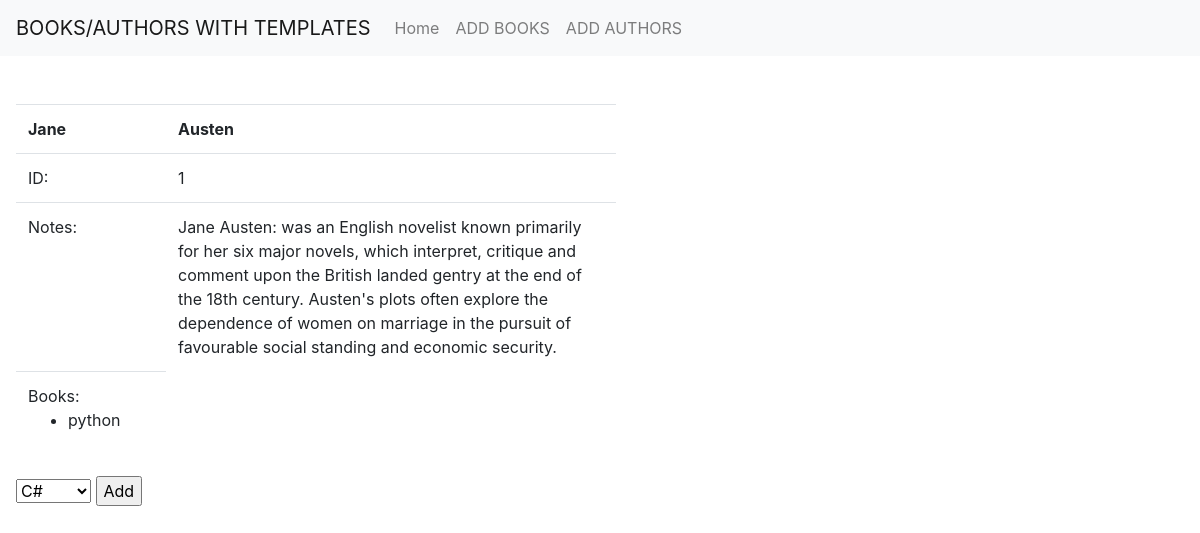
/show_author/1, run on the app's committed database.
### Template_Book/models.py (models this page shows)
class Authors(models.Model):
    first_name = models.CharField(max_length=40)
    last_name = models.CharField(max_length=40)
    notes = models.TextField()
    books = models.ManyToManyField(Books, related_name="publishers")
    created_at = models.DateTimeField(auto_now_add=True)
    updated_at = models.DateTimeField(auto_now=True)

class Books(models.Model):
    title = models.CharField(max_length=200)
    description = models.TextField()
    created_at = models.DateTimeField(auto_now_add=True)
    updated_at = models.DateTimeField(auto_now=True)

### Template_Book/views.py (the view)
# urls.py: path('show_author/<int:pk>', views.view_detail_author),
def view_detail_author(request, pk):
    some_data_in_Author = Authors.objects.get(id=pk)
    some_data = Books.objects.all()
    Added_books= some_data_in_Author.books.all()
    context ={
        "contex_author":some_data_in_Author,
         "contex":some_data,
         "book_added":Added_books,
    }
    return render(request, "view_Author.html", context)

### Template_Book/templates/view_Author.html (shortened to what this page needs)
<!DOCTYPE html>
<html lang="en">
<head>
    <link rel="stylesheet" href="https://stackpath.bootstrapcdn.com/bootstrap/4.4.1/css/bootstrap.min.css"
>
    {% load static %}
      <link rel="stylesheet" href="{% static 'css/style.css' %}">
</head>
<body>
    <nav class="navbar navbar-expand-lg navbar-light bg-light">
        <div class="collapse navbar-collapse" id="navbarTogglerDemo01">
          <a class="navbar-brand" >BOOKS/AUTHORS WITH TEMPLATES</a>
          <ul class="navbar-nav mr-auto mt-2 mt-lg-0">
            <li class="nav-item ">
              <a class="nav-link "  href="/">Home </a>
            </li>
            <li class="nav-item">
              <a class="nav-link" href="/index">ADD BOOKS</a>
            </li>
            <li class="nav-item">
                <a class="nav-link" href="/index_one">ADD AUTHORS</a>
              </li>
          </ul>
        </div>
      </nav>
    <table class="table table-hover ml-3" width="400">
        <tr>
            <td><b> {{ contex_author.first_name }}  </b></td>
            <td><b>  {{ contex_author.last_name }} </b></td>
        </tr>
        <tr>
            <td>ID: </td>
            <td>{{ contex_author.id }}</td>
        </tr>
        <tr>
            <td>Notes:</td>
            <td>{{ contex_author.notes }}</td>
        </tr><br><br>
        <tr>
         <td width="150">Books:
              {% for  books in book_added %}
              <ul><li>{{ books.title }}</li></ul>
              {% endfor %}
         </td>
        </tr>
    </table>
         <form  action="/add_book/{{ contex_author.id }}" method="POST">
            <select class=" ml-3" name="book" id="book">
                {% for data in contex %}
                <option value="{{ data.id }}">{{ data.title }}</option>
                {% endfor  %}
            </select>
            <input type="submit" value="Add"></td>
        </form>
</body>
</html>

### Template_Book/static/css/style.css (style rules this page uses)
.table { width: 600px; }

### data on the page
Authors: first_name "Jane", last_name "Austen", id "1", notes "Jane Austen: was an English novelist known primarily for her six major novels, which interpret, critique and comment upon the British landed gentry at the end of the 18th century. Austen's plots often explore the dependence of women on marriage in the pursuit of favourable social standing and economic security."
Books: title "python"

### other printed values
form field book "C#"
